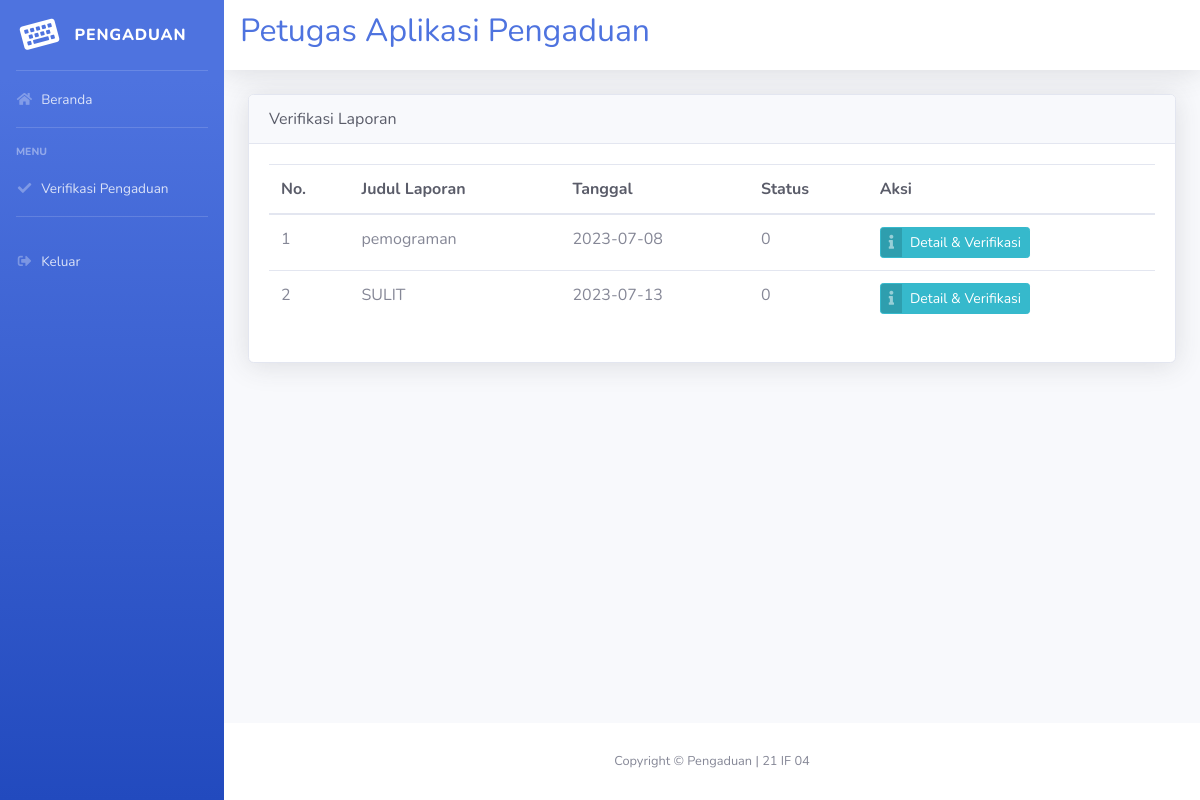
The app's page /petugas/petugas.php?url=verifikasi_pengaduan (signed in) with its own data.
### tables this page shows
CREATE TABLE `pengaduan` (
  `id_pengaduan` int(11) NOT NULL,
  `tgl_pengaduan` date NOT NULL,
  `nama` char(50) NOT NULL,
  `nik` char(50) NOT NULL,
  `judul_laporan` text NOT NULL,
  `isi_laporan` text NOT NULL,
  `foto` varchar(50) NOT NULL,
  `status` enum('0','proses','selesai','') NOT NULL
);

### petugas/verifikasi_pengaduan.php (the view, shortened to what this page needs)
<!DOCTYPE html>
<html lang="en">
    <head>
        <link href="../vendor/fontawesome-free/css/all.min.css" rel="stylesheet" type="text/css">
        <link href="../css/sb-admin-2.min.css" rel="stylesheet">
    </head>
    <body id="page-top">
    <div class="card shadow">
        <div class="card-header text-dark">
            Verifikasi Laporan
        </div>
        <div class="card-body">
            <table class="table table-hover">
                <thead>
                    <tr>
                        <th class="text-dark">No.</th>
                        <th class="text-dark">Judul Laporan</th>
                        <th class="text-dark">Tanggal</th>
                        <th class="text-dark">Status</th>
                        <th class="text-dark">Aksi</th>
                    </tr>
                </thead>
                <tbody>
                    <?php
                    include "../koneksi.php";
                    $no = 1;
                    $query = mysqli_query($conn, "SELECT * FROM pengaduan WHERE status='0'");
                    while ($d = mysqli_fetch_array($query)) {
                        ?>
                        <tr>
                            <td><?php echo $no++ ?></td>
                            <td><?php echo $d['judul_laporan']; ?></td>
                            <td><?php echo $d['tgl_pengaduan'];?></td>
                            <td><?php echo $d['status'];?></td>
                            <td>
                                <a href="?url=detail_verifikasi_pengaduan&id=<?php echo $d['id_pengaduan'];?>" class="btn btn-info btn-icon-split btn-sm">
                                    <span class="icon text-white-50">
                                        <i class="fas fa-info"></i>
                                    </span>
                                    <span class="text">Detail & Verifikasi</span>
                                </a>
                            </td>
                        </tr>
                    <?php } ?>
                </tbody>
            </table>
        </div>
</div>
    </body>
</html>

### records on screen
pengaduan: judul_laporan "pemograman", tgl_pengaduan "2023-07-08", status "0"
pengaduan: judul_laporan "SULIT", tgl_pengaduan "2023-07-13", status "0"
